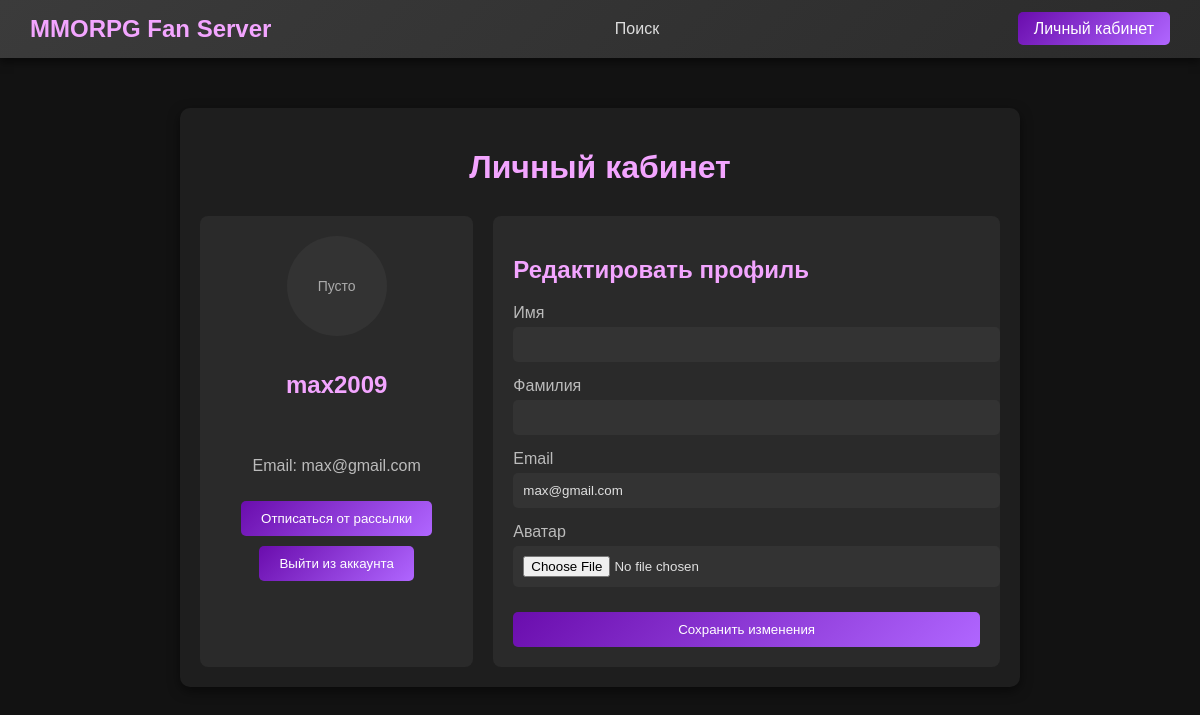
/profile/ (signed in), run on the app's committed database.
### ads/models.py (models this page shows, shortened)
class CustomUser(AbstractUser):
    info = models.TextField(max_length=255, blank=True, null=True)
    is_email_verified = models.BooleanField(default=False)
    avatar = models.ImageField(upload_to='avatars/', blank=True, null=True)
    is_subscribed = models.BooleanField(default=True)
    class Meta:
        verbose_name = 'Пользователь'
        verbose_name_plural = 'Пользователи'

### ads/views.py (the view, shortened to what this page needs)
# urls.py: path('profile/', views.profile, name='profile'),
def profile(request):
    if not request.user.is_authenticated:
        return redirect('register')
    user = request.user
    return render(request, 'ads/profile.html')

### ads/templates/ads/profile.html (shortened to what this page needs)
{% extends 'base.html' %}
{% block content %}
<div class="profile-container">
    <h1>Личный кабинет</h1>
    <div class="profile-wrapper">
        <div class="profile-preview">
            {% if request.user.avatar %}
            <img src="{{ MEDIA_URL }}{{ user.avatar.url }}" alt="Аватар" class="profile-avatar">
            {% else %}
                <div class="avatar-placeholder">Пусто</div>
            {% endif %}
            <h2>{{ request.user.username }}</h2>
            <p>Email: {{ request.user.email }}</p>
            <form method="post" action="{% url 'toggle_subscription' %}">
                <button type="submit" class="btn-subscription">
                    {% if request.user.is_subscribed %}
                        Отписаться от рассылки
                    {% else %}
                        Подписаться на рассылку
                    {% endif %}
                </button>
            </form>
            <form method="post" action="{% url 'logout' %}">
                <button type="submit" class="btn-logout">Выйти из аккаунта</button>
            </form>
        </div>
        <div class="profile-edit">
            <h2>Редактировать профиль</h2>
            <form method="post" enctype="multipart/form-data" action="{% url 'profile' %}">
                <div class="form-group">
                    <label for="first_name">Имя</label>
                    <input type="text" id="first_name" name="first_name" value="{{ request.user.first_name }}">
                </div>
                <div class="form-group">
                    <label for="last_name">Фамилия</label>
                    <input type="text" id="last_name" name="last_name" value="{{ request.user.last_name }}">
                </div>
                <div class="form-group">
                    <label for="email">Email</label>
                    <input type="email" id="email" name="email" value="{{ request.user.email }}">
                </div>
                <div class="form-group">
                    <label for="avatar">Аватар</label>
                    <input type="file" id="avatar" name="avatar">
                </div>
                <button type="submit" class="btn-save">Сохранить изменения</button>
            </form>
        </div>
    </div>
</div>
{% endblock %}

### static/css/styles.css (style rules this page uses)
body { background-color: #121212; color: #e0e0e0; font-family: Arial, sans-serif; margin: 0; padding: 0; }
.profile-container { max-width: 800px; margin: 50px auto; padding: 20px; background-color: #1e1e1e; border-radius: 10px; box-shadow: 0 4px 12px rgba(0, 0, 0, 0.5); color: #e0e0e0; }
.profile-container h1 { color: #f3a5ff; text-align: center; margin-bottom: 30px; }
.profile-wrapper { display: flex; gap: 20px; }
.profile-preview { flex: 1; text-align: center; background-color: #2a2a2a; padding: 20px; border-radius: 8px; display: flex; flex-direction: column; align-items: center; }
.avatar-placeholder { width: 100px; height: 100px; border-radius: 50%; background-color: #333; display: flex; align-items: center; justify-content: center; color: #aaa; font-size: 14px; margin-bottom: 15px; }
.profile-preview h2 { color: #f3a5ff; margin-bottom: 10px; }
.profile-preview p { color: #bbb; }
.profile-edit { flex: 2; background-color: #2a2a2a; padding: 20px; border-radius: 8px; }
.profile-edit h2 { color: #f3a5ff; margin-bottom: 20px; }
.form-group { margin-bottom: 15px; text-align: left; }
.form-group label { display: block; margin-bottom: 5px; color: #bbb; }
.form-group input[type="text"], .form-group input[type="email"], .form-group input[type="file"] { width: 100%; padding: 10px; border-radius: 5px; background-color: #333; border: none; color: #e0e0e0; }
.btn-save, .btn-subscription, .btn-logout { padding: 10px 20px; margin-top: 10px; background: linear-gradient(135deg, #6a0dad, #b066ff); color: white; border: none; border-radius: 5px; cursor: pointer; transition: background 0.3s; width: 100%; }
.btn-logout { display: inline-block; padding: 10px 20px; background: linear-gradient(135deg, #6a0dad, #b066ff); color: white; border-radius: 5px; text-decoration: none; transition: background 0.3s; }

### data on the page
CustomUser: user.username "max2009", user.email "max@gmail.com", email "max@gmail.com"
